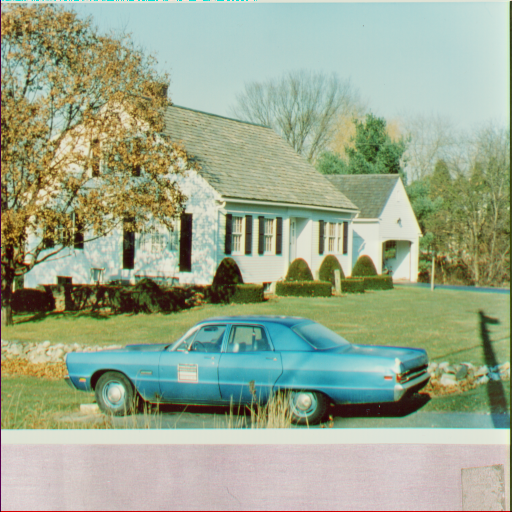
%> input picture house.tiff, 512 x 512 px
$ octave Q3.m   (GNU Octave 9; MATLAB toolbox functions it lacks are replaced by stand-ins)
%> lines starting %> are read from the running program, lines starting %| are printed output that depends on the picture; in (x1, y1, x2, y2) boxes, pixels count from 0 and x2, y2 are one past the last pixel; in counts of white or black regions, pixels touching at a corner belong together; the program's own positions count from 1
clc;
clear all;
close all;


%image read and display
img1= imread("house.tiff");
%> img1 is the input picture: size 512x512x3 uint8; mean R, G, B 155.4, 168.2, 142.2
img2= imread("peppers.tiff");
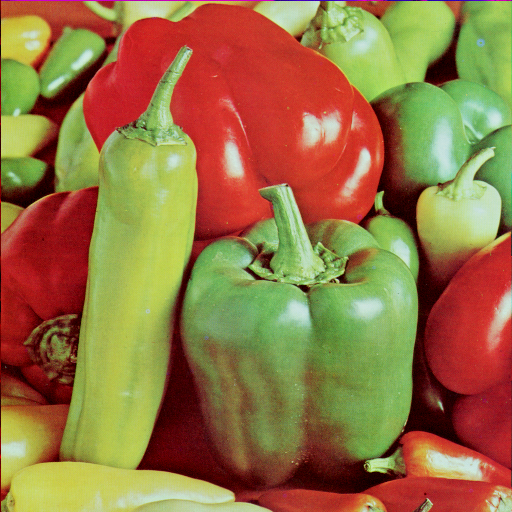
%> input picture peppers.tiff, 512 x 512 px
%> img2 is the input picture: size 512x512x3 uint8; mean R, G, B 149.8, 115.6, 66.5
figure;
subplot(1,2,1)
imshow(img1)
title('given image-1');
subplot(1,2,2)
imshow(img2)
title('given image-2');

% convert image to monochrome version
img1=img1(:,:,3);
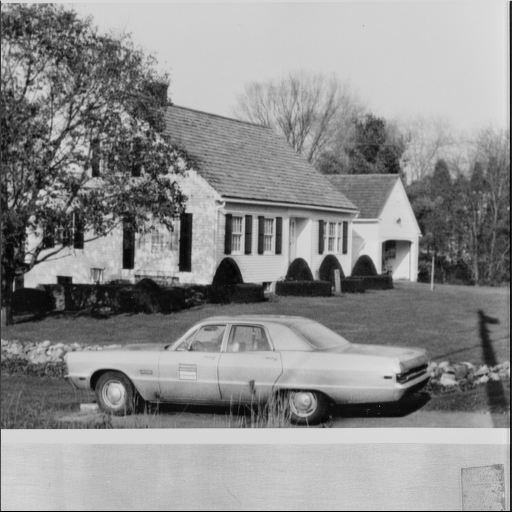
%> img1: size 512x512 uint8; min 0, max 226, mean 142.2
figure;
subplot(1,2,1)
imshow(img1)
title('monochrome version of image 1');
img2=img2(:,:,3);
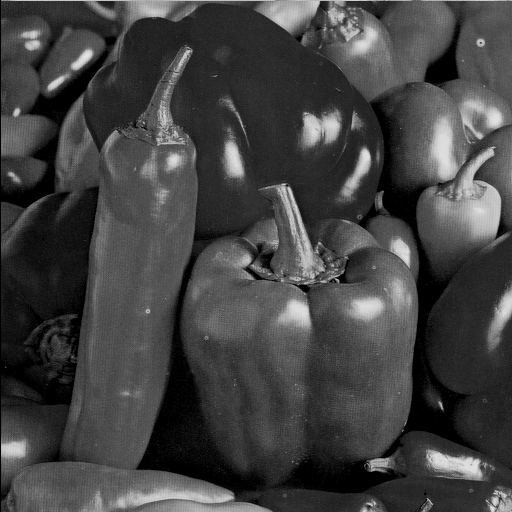
%> img2: size 512x512 uint8; min 0, max 229, mean 66.5
subplot(1,2,2)
imshow(img2)
title('monochrome version of image 2')


% segment 50*100 from imagr 1
segment1= img1([231:280],[206:305]);
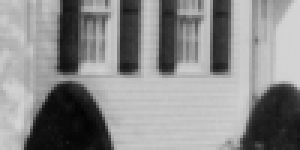
%> segment1: size 50x100 uint8 (shown 3 times larger); min 3, max 212, mean 138.9
figure;
imshow(segment1)
title('selected 50*100 pixel of image-1 at center')


% 50*100 pixel of image-1 inserted in image-2 as same position
img2([231:280],[206:305])= img1([231:280],[206:305]);
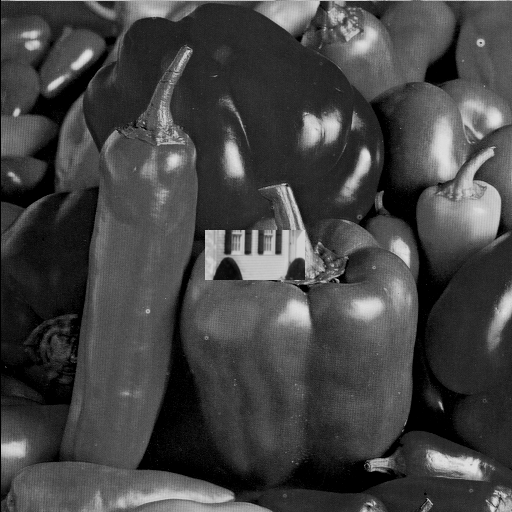
%> img2: size 512x512 uint8; 1.91% of pixels changed, all inside (x1, y1, x2, y2) = (205, 230, 305, 280)
figure;
imshow(img2)
title(' 50*100 pixel of image-1 inserted in image-2 as same position')

%
